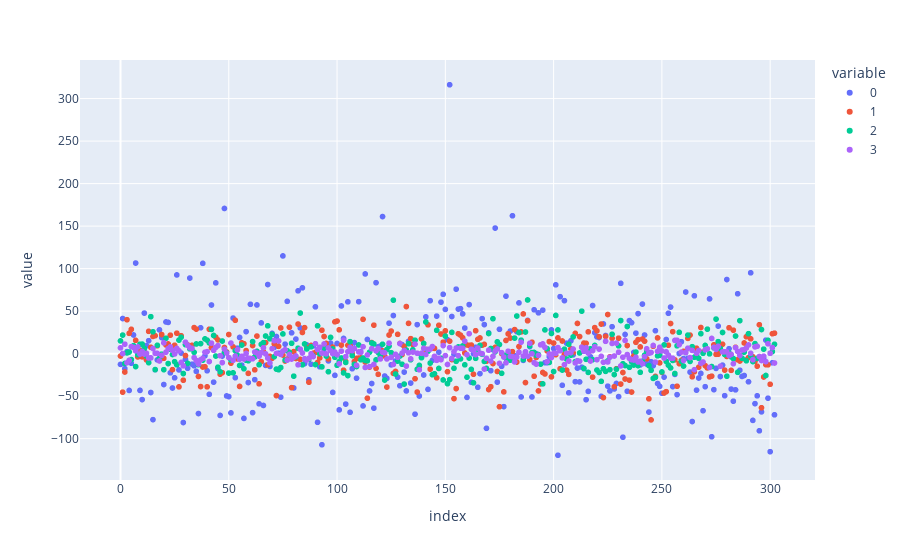

Write notebook code for a chart like this one.
### Markdown cell above
### Reducja wymiarów PCA
Algortym PCA używając SVD redukuje wymiary danych do tych z najwyższą warniancją

### Code cell
X= df.drop('num', axis =1 )
pca = PCA(n_components=4)
pca.fit(X)
X_pca = pca.transform(X)
print("original shape:   ", X.shape)
print("transformed shape:", X_pca.shape)

px.scatter(X_pca)

### Figure 1 — Plotly figure (JSON) as saved in the notebook; plotly's stock layout.template omitted (floating-point values rounded to 4 significant figures; data arrays with more than 128 entries replaced by an {"elided": "..."} marker saying what was removed)
{"data": [{"hovertemplate": "variable=0<br>index=%{x}<br>value=%{y}<extra></extra>", "legendgroup": "0", "marker": {"color": "#636efa", "symbol": "circle"}, "mode": "markers", "name": "0", "showlegend": true, "type": "scattergl", "x": {"elided": "303 int values"}, "xaxis": "x", "y": {"elided": "303 float values"}, "yaxis": "y"}, {"hovertemplate": "variable=1<br>index=%{x}<br>value=%{y}<extra></extra>", "legendgroup": "1", "marker": {"color": "#EF553B", "symbol": "circle"}, "mode": "markers", "name": "1", "showlegend": true, "type": "scattergl", "x": {"elided": "303 int values"}, "xaxis": "x", "y": {"elided": "303 float values"}, "yaxis": "y"}, {"hovertemplate": "variable=2<br>index=%{x}<br>value=%{y}<extra></extra>", "legendgroup": "2", "marker": {"color": "#00cc96", "symbol": "circle"}, "mode": "markers", "name": "2", "showlegend": true, "type": "scattergl", "x": {"elided": "303 int values"}, "xaxis": "x", "y": {"elided": "303 float values"}, "yaxis": "y"}, {"hovertemplate": "variable=3<br>index=%{x}<br>value=%{y}<extra></extra>", "legendgroup": "3", "marker": {"color": "#ab63fa", "symbol": "circle"}, "mode": "markers", "name": "3", "showlegend": true, "type": "scattergl", "x": {"elided": "303 int values"}, "xaxis": "x", "y": {"elided": "303 float values"}, "yaxis": "y"}], "layout": {"legend": {"title": {"text": "variable"}, "tracegroupgap": 0}, "margin": {"t": 60}, "xaxis": {"anchor": "y", "domain": [0, 1], "title": {"text": "index"}}, "yaxis": {"anchor": "x", "domain": [0, 1], "title": {"text": "value"}}}}
